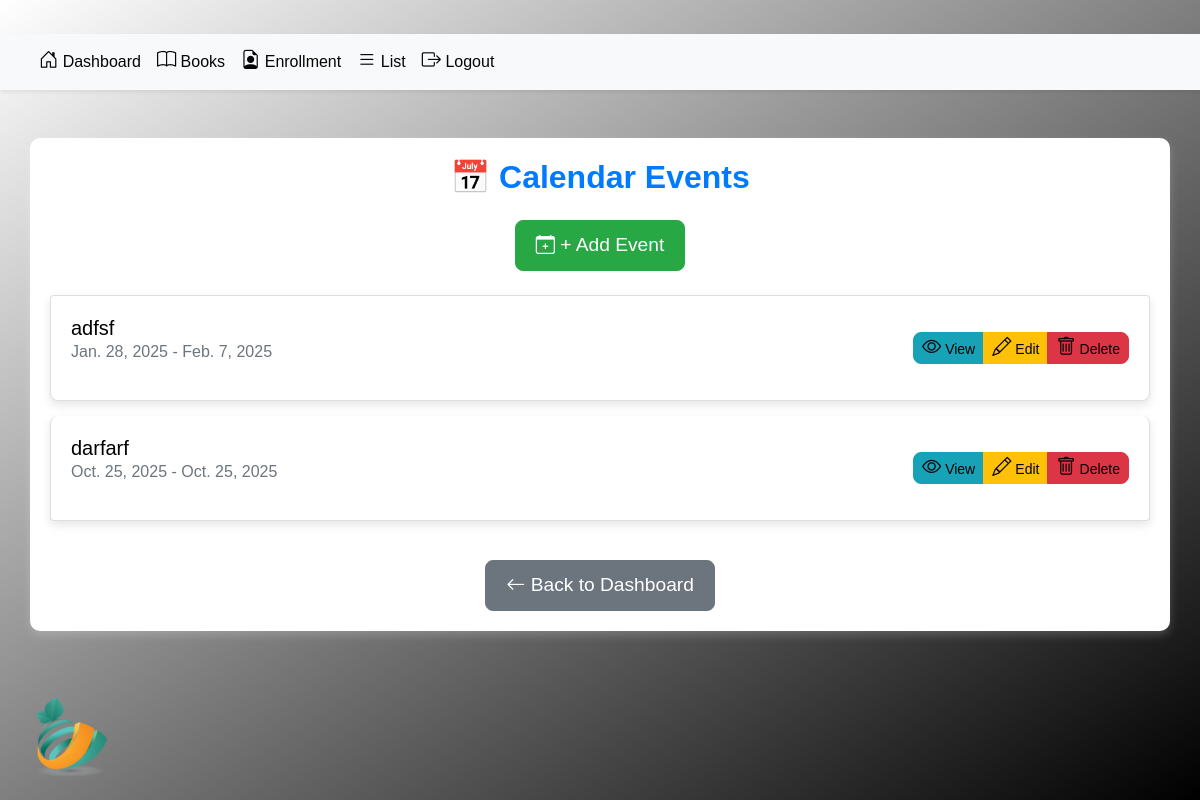
Screenshot of /calendar_event/ with the database file from the repository.
### app/models.py (models this page shows, shortened)
class CalendarEvent(models.Model):
    event_name = models.CharField(max_length=255)
    start_date = models.DateField()
    end_date = models.DateField()
    description = models.TextField(blank=True, null=True)

### app/views.py (the view)
# urls.py: path('calendar_event/', CalendarEventListView.as_view(), name='calendar_event'),
class CalendarEventListView(ListView):
    model = CalendarEvent
    template_name = 'app/calendar_event_list.html'
    context_object_name = 'events'
    ordering = ['event_name', 'start_date', 'end_date', 'description']

### app/templates/app/calendar_event_list.html (shortened to what this page needs)
{% load static %}
{% block content %}
<head>
    <link href="https://cdn.jsdelivr.net/npm/bootstrap-icons/font/bootstrap-icons.css" rel="stylesheet">
    <link href="https://stackpath.bootstrapcdn.com/bootstrap/4.5.2/css/bootstrap.min.css" rel="stylesheet">
    <link href="{% static 'css/base.css' %}" rel="stylesheet">
</head>
<div class="text-center my-4">
    <img class="mylogo img-fluid" src="{% static 'images/logo.png' %}" alt="Logo">
</div>
{% include 'app/adminbar.html' %}
<div class="container my-5">
    <h2 class="text-primary text-center mb-4">📅 Calendar Events</h2>
    <div class="text-center mb-4">
        <a href="{% url 'calendar_event_create' %}" class="btn btn-success btn-lg">
            <i class="bi bi-calendar-plus"></i> + Add Event
        </a>
    </div>
    <ul class="list-group">
        {% for event in events %}
        <li class="list-group-item d-flex justify-content-between align-items-center">
            <div>
                <a href="{% url 'calendar_event_detail' event.pk %}" class="h5 text-decoration-none">{{ event.event_name }}</a>
                <p class="text-muted">{{ event.start_date }} - {{ event.end_date }}</p>
            </div>
            <div class="btn-group" role="group">
                <a href="{% url 'calendar_event_detail' event.pk %}" class="btn btn-info btn-sm">
                    <i class="bi bi-eye"></i> View
                </a>
                <a href="{% url 'calendar_event_update' event.pk %}" class="btn btn-warning btn-sm">
                    <i class="bi bi-pencil"></i> Edit
                </a>
                <a href="{% url 'calendar_event_delete' event.pk %}" class="btn btn-danger btn-sm">
                    <i class="bi bi-trash"></i> Delete
                </a>
            </div>
        </li>
        {% empty %}
        <p class="text-center">No events scheduled.</p>
        {% endfor %}
    </ul>
    <div class="text-center mt-4">
        <a href="{% url 'dashboard' %}#announcements" class="btn btn-secondary btn-lg">
            <i class="bi bi-arrow-left"></i> Back to Dashboard
        </a>
    </div>
</div>
{% endblock content %}

### static/css/base.css (style rules this page uses)
.container { background-color: rgb(255, 255, 255); border-radius: 10px; box-shadow: 0 4px 10px rgba(255, 255, 255, 0.2); padding: 20px; margin-top: 20px; }
.mylogo { width: 100px; height: auto; position: fixed; bottom: 20px; left: 20px; z-index: 999; }
.bi { font-size: 1.2rem; }
.btn { border-radius: 8px; }
.btn { border-radius: 8px; font-weight: 500; }

### app/templates/app/calendar_event_list.html (style rules this page uses)
.btn-group .btn { margin-left: 5px; }
.list-group-item { display: flex; justify-content: space-between; align-items: center; padding: 20px; margin-bottom: 15px; border-radius: 8px; box-shadow: 0 4px 10px rgba(0, 0, 0, 0.1); }
.list-group-item a { color: #000000; }
.text-primary { font-weight: 600; color: #000000; }
.btn-lg { font-size: 1.2rem; padding: 10px 20px; }

### rows the page displays
CalendarEvent: event_name "adfsf", start_date "Jan. 28, 2025", end_date "Feb. 7, 2025"
CalendarEvent: event_name "darfarf", start_date "Oct. 25, 2025", end_date "Oct. 25, 2025"
